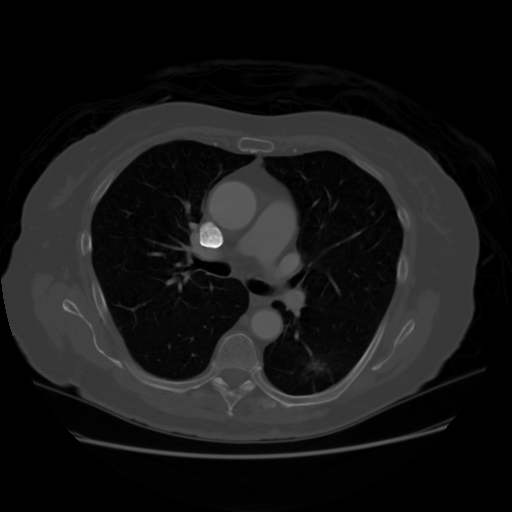
#> input picture data/CT_exercise_1.png, 512 x 512 px
$ jupyter execute --allow-errors module1.ipynb
#> lines starting #> are read from the running program, lines starting #| are printed output that depends on the picture; long printed decimals are rounded
# Module 1

[cell 1]
import matplotlib.pyplot as plt
from skimage import io
from skimage.transform import radon, iradon
import numpy as np

## Exercise 1.1

### Data Exploration and Setup

[cell 2]
# fetch image data
# png is RBGA data, so convert to grayscale
im_arr = io.imread('data/CT_exercise_1.png', as_gray=True)
#> im_arr is the input picture: shape (512, 512) float64; min 0, max 1, mean 0.0893

plt.imshow(im_arr, cmap='gray')

[cell 3]
# Basic properties
print(f"Shape (dimensions): {im_arr.shape}")
#| Shape (dimensions): (512, 512)
print(f"Number of dimensions: {im_arr.ndim}")
#| Number of dimensions: 2
print(f"Data type: {im_arr.dtype}")
#| Data type: float64

# Intensity statistics
print(f"Min value: {im_arr.min():.4f}")
#| Min value: 0.0000
print(f"Max value: {im_arr.max():.4f}")
#| Max value: 1.0000
print(f"Mean value: {im_arr.mean():.4f}")
#| Mean value: 0.0893
print(f"Standard deviation: {im_arr.std():.4f}")
#| Standard deviation: 0.1154

print(f"Any NaNs? {np.isnan(im_arr).any()}")
#| Any NaNs? False

# Histogram to describe the intensity distribution
plt.figure(figsize=(10, 5))
plt.hist(im_arr.ravel(), bins=256, color='gray')
plt.title("Intensity Distribution")
plt.xlabel("Intensity Value")
plt.ylabel("Frequency")
plt.show()
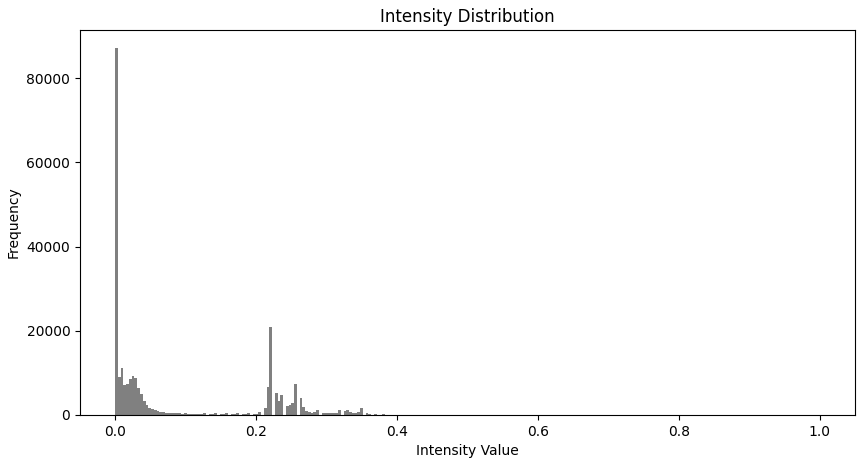
#> figure drawn by matplotlib, 1 panel; tallest bar 87117 high, from x = 0 to 0.00391

[cell 4]
# Create clean sinogram
theta = np.linspace(0., 360., 360, endpoint=False)
sinogram = radon(image=im_arr, theta=theta)
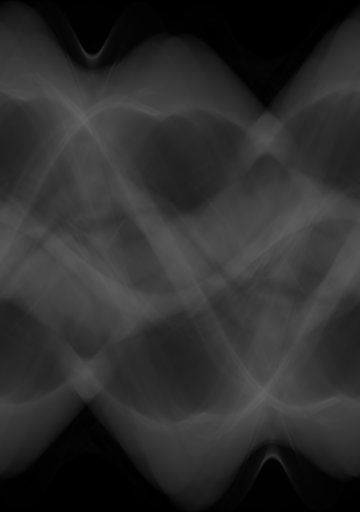
#> sinogram: shape (512, 360) float64; min 0, max 100.6, mean 45.7
print(sinogram.min(), sinogram.max())
#| 0.0 100.626
print(sinogram.shape)
#| (512, 360)

plt.imshow(sinogram, cmap='gray')

max = sinogram.max()
#> max = 100.6
sinogram = sinogram/max
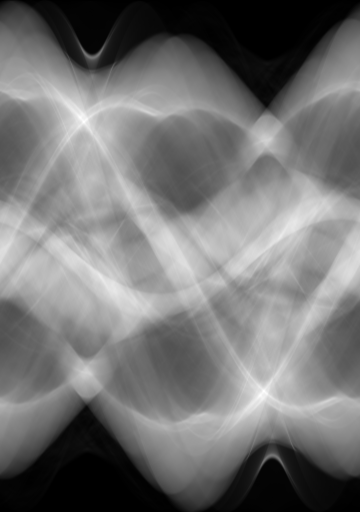
#> sinogram: shape (512, 360) float64; min 0, max 1, mean 0.455

**NB:** The above sinogram is an absorption sinogram, not a transmission sinogram. So we need to invert the sinogram before applying noise

CHECK THE BELOW

Beer-Lambert Law: $$I = I_0 e^{-\mu x}$$

where $I$ is the intensity of the radiation after passing through the object, $I_0$ is the initial intensity of the radiation, $\mu$ is the linear attenuation coefficient of the object, and $x$ is the thickness of the object.

Invert this to get the sinogram: $$I_{attenuated} = I_0 e^{-S}$$

### b)

[cell 5]
sino_dict = {'theta_360': {}}

# ---I0 = 10e2---
# Invert sinogram
I0 = 1e2
I = I0 * np.exp(-sinogram)
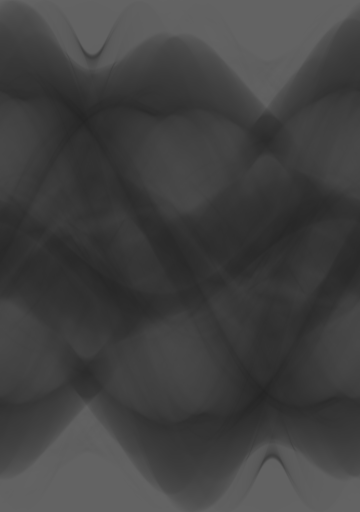
#> I: shape (512, 360) float64; min 36.79, max 100, mean 65.6
# Add poisson noise
I_noisy = np.random.poisson(I)
# Convert back to attenuation sinogram
sin_attn = -np.log(I_noisy/I0)
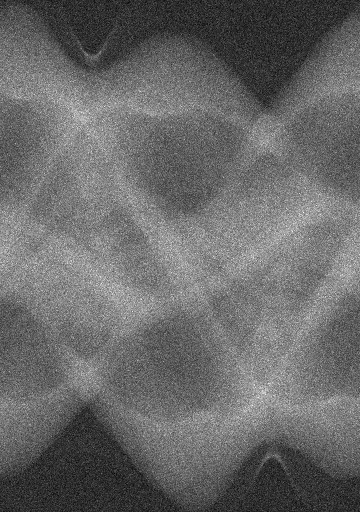
#> sin_attn: shape (512, 360) float64; min -0.344, max 1.61, mean 0.463; drawn with min black and max white
sino_dict['theta_360']['poiss_10e2'] = sin_attn

# ---I0 = 10e3---
# Invert sinogram
I0 = 1e3
I = I0 * np.exp(-sinogram)
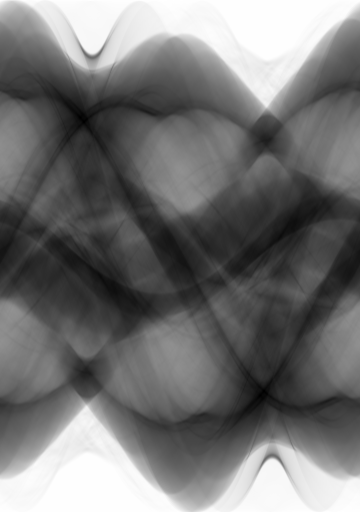
#> I: shape (512, 360) float64; min 367.9, max 1000, mean 655.7; drawn with min black and max white
# Add poisson noise
I_noisy = np.random.poisson(I)
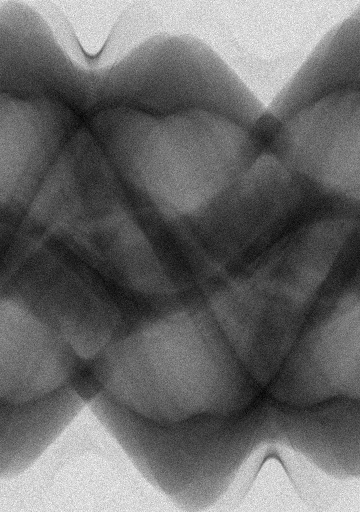
#> I_noisy: shape (512, 360) int64; min 333, max 1118, mean 655.8; drawn with min black and max white
# Convert back to attenuation sinogram
sin_attn = -np.log(I_noisy/I0)
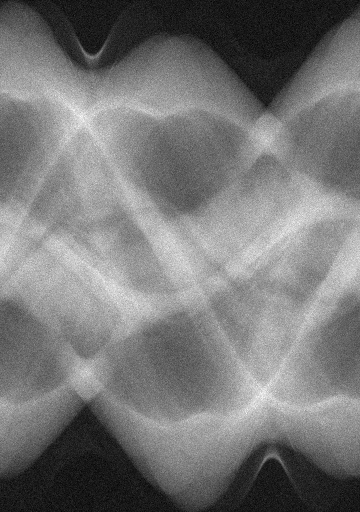
#> sin_attn: shape (512, 360) float64; min -0.112, max 1.1, mean 0.455; drawn with min black and max white
sino_dict['theta_360']['poiss_10e3'] = sin_attn

# ---I0 = 10e5---
# Invert sinogram
I0 = 1e5
I = I0 * np.exp(-sinogram)
# Add poisson noise
I_noisy = np.random.poisson(I)
# Convert back to attenuation sinogram
sin_attn = -np.log(I_noisy/I0)
sino_dict['theta_360']['poiss_10e5'] = sin_attn

[cell 6]
# Retrieve the 3 sinograms
sinograms = sino_dict['theta_360']
#> sinograms = 3 items

# Check if the data is stored as a dictionary (with specific names)
# or as a list/array, so we can label the plots appropriately
if isinstance(sinograms, dict):
    titles = list(sinograms.keys())
#> titles = ['poiss_10e2', 'poiss_10e3', 'poiss_10e5']
    images = list(sinograms.values())
#> images = 3 items
else:
    titles = [f'Sinogram {i+1}' for i in range(len(sinograms))]
    images = sinograms

# Create a figure with 3 subplots side-by-side
fig, axes = plt.subplots(1, 3, figsize=(18, 5))

for i, ax in enumerate(axes):
    # aspect='auto' is often useful for sinograms since the number of
    # angles and detectors might be quite different
    im = ax.imshow(images[i], cmap='gray', aspect='auto')
    ax.set_title(titles[i])

    # Add a colorbar for each individual sinogram
    fig.colorbar(im, ax=ax)

plt.tight_layout()
plt.show()
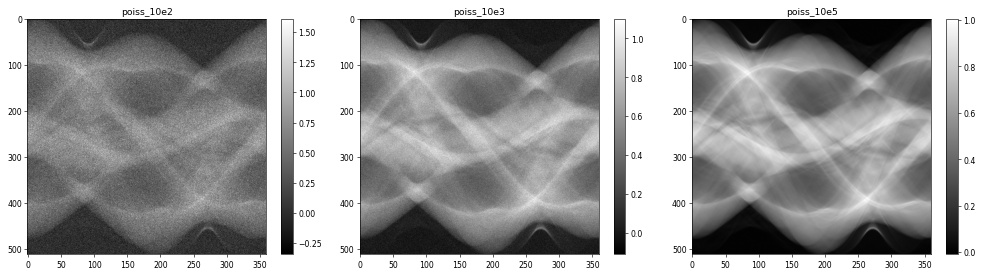
#> figure drawn by matplotlib, 6 panels
